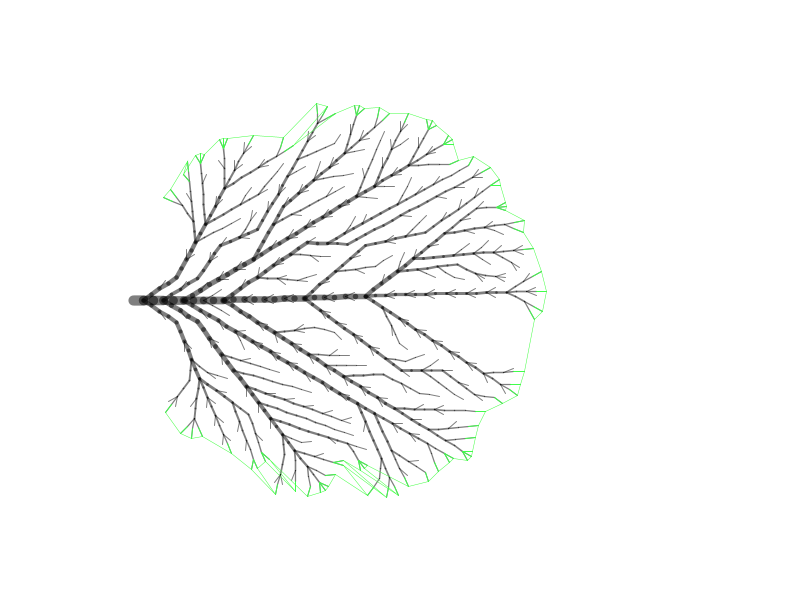
Frame 1 (no input)
Frame 60 (the mouse pressed at the canvas centre just before this capture): identical to frame 1, image omitted
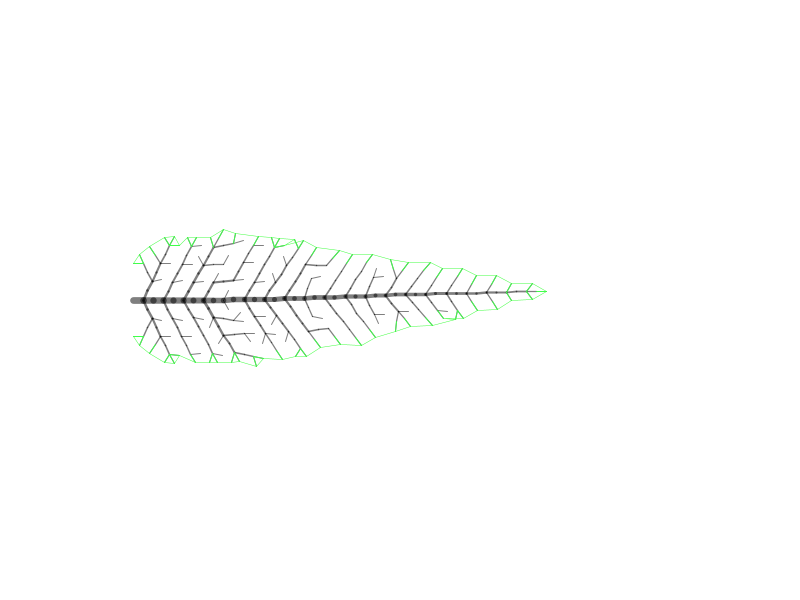
Frame 120 (the mouse held since frame 60 and released just before this capture)

The Processing sketch that drew these frames (run headless with seeded random() and noise(); from frame 60 on, the mouse is pressed at the canvas centre):

// Processing sketch: april_19
// ── april_19.pde
import java.util.*;

float symmetricRandom(float low, float high, float y) {
  return map(noise(y) + noise(-y), 0, 2, low, high);
}

enum ReasonStopped { 
  Expensive, Crowded
};

class Leaf {
  List<Small> world = new ArrayList();

  Small root;
  // outer boundary from last growth step
  List<Small> boundary = new ArrayList();
  // nodes without any children
  List<Small> terminalNodes = new ArrayList();

  float x, y, scale;

  Leaf(float x, float y, float scale) {
    this.x = x;
    this.y = y;
    this.scale = scale;
    root = new Small(new PVector(EXPAND_DIST, 0));
    root.distanceToRoot = 0;
    root.costToRoot = 0;
    boundary.add(root);
  }

  float TOO_CLOSE_DIST = 10;
  float EXPAND_DIST = TOO_CLOSE_DIST * 1.01;
  float MAX_PATH_COST = 400;
  float SIDEWAYS_COST_RATIO = 0.5;
  float SIDE_ANGLE = PI / 2 * 0.7; // past PI/2 doesn't make sense
  float SIDE_ANGLE_RANDOM = PI / 2 * 0.2;
  int DEPTH_STEPS_BEFORE_BRANCHING = 2;
  float TURN_TOWARDS_X_FACTOR = 0.0;
  float AVOID_NEIGHBOR_FORCE = 0;
  float randWiggle = 0.01;
  float BASE_DISINCENTIVE = 1000;
  float BASE_DIST_FALLOFF = 200;
  boolean growForwardBranch = true;


  class Small {
    PVector position;
    Small parent;
    List<Small> children;
    // number of ancestors in this subtree,
    // computed with computeWeight()
    int weight = -1;
    // cached sum of all offsets up to root
    float distanceToRoot;
    // similar to distance to root but make sideways movement more expensive
    float costToRoot;
    // number of parents away from root
    int depth = 0;
    boolean isTerminal = false;

    Small(PVector pos) {
      this.position = pos;
      this.children = new LinkedList();
      world.add(this);
    }

    void add(Small s) {
      s.parent = this;
      this.children.add(s);
      PVector sOffset = s.offset();
      float mag = sOffset.mag();
      s.distanceToRoot = this.distanceToRoot + mag;

      float cost = 0;
      // base cost of growth - offset units
      cost += dist(0, 0, sOffset.x, sOffset.y);

      // original cost function, offset units
      //cost += dist(0, 0, sOffset.x, sOffset.y * (1 + SIDEWAYS_COST_RATIO));

      // disincentivize growing too laterally - offset units
      cost += abs(sOffset.y * sOffset.y) * SIDEWAYS_COST_RATIO;

      // incentivize growing forward - offset units
      // cost -= log(1 + (sOffset.x / EXPAND_DIST) * 2); // careful about blowing out the cost here
      // cost -= min(0, sOffset.x / EXPAND_DIST * 1);

      // disincentivize getting too wide - position units
      // cost += abs(s.position.y) * 0.1;

      // super disincentivize growing too far, this is an exponential - position units
      // cost += s.distanceToRoot / 50;

      // disincentivize growing behind you - position units
      cost += exp(-s.position.x) * 0.01;

      // disincentivize growing laterally when you're too close to the base - position units
      // this makes nice elliptical shapes
      cost += BASE_DISINCENTIVE * s.position.y * s.position.y * 1 / (1 + s.position.x * s.position.x);

      // disincentivize growing laterally when you're too close to the base, but with much stronger falloff - position units
      // good parameters
      // cost += 1000 * s.position.y * s.position.y * 1 / (1 + exp(s.position.x * s.position.x / 200));
      // cost += BASE_DISINCENTIVE * s.position.y * s.position.y * 1 / (1 + exp(s.position.x * s.position.x / BASE_DIST_FALLOFF));

      // give an incentive for going over a specific point - position units
      // cost -= 1 / (1 + exp(30 - s.position.x));

      // incentivize middle distances to the root
      // cost -= 1000 / (1 + exp(pow(100 - s.distanceToRoot, 2)));


      // incentivize growing in the middle area
      // cost -= 

      s.costToRoot = this.costToRoot + cost;

      s.depth = this.depth + 1;
    }

    PVector offset() {
      if (this.parent != null) {
        return this.position.copy().sub(this.parent.position);
      } else {
        return this.position.copy();
      }
    }

    ReasonStopped reason;
    // attempt to grow outwards in your direction and to the side
    void branchOut() {
      if (isTerminal) {
        reason = ReasonStopped.Crowded;
        return;
      }
      PVector offset = this.offset();

      if (growForwardBranch || depth % DEPTH_STEPS_BEFORE_BRANCHING != 0) {
        PVector forwardOffset = offset.copy().setMag(EXPAND_DIST);
        // make offset go towards +x
        forwardOffset.x += (EXPAND_DIST - forwardOffset.x) * TURN_TOWARDS_X_FACTOR;
        forwardOffset.rotate(symmetricRandom(-randWiggle, randWiggle, this.position.y * 100));
        reason = maybeAddBranch(forwardOffset);
      }

      float rotAngle = SIDE_ANGLE + symmetricRandom(-SIDE_ANGLE_RANDOM, SIDE_ANGLE_RANDOM, this.position.y);
      if (depth % DEPTH_STEPS_BEFORE_BRANCHING == 0) {
        PVector positiveTurnOffset = offset.copy().setMag(EXPAND_DIST).rotate(rotAngle);
        maybeAddBranch(positiveTurnOffset);
      }
      if (depth % DEPTH_STEPS_BEFORE_BRANCHING == 0) {
        PVector negativeTurnOffset = offset.copy().setMag(EXPAND_DIST).rotate(-rotAngle);
        maybeAddBranch(negativeTurnOffset);
      }
    }

    ReasonStopped maybeAddBranch(PVector offset) {
      //// make offset go towards +x
      //offset.x += (EXPAND_DIST - offset.x) * TURN_TOWARDS_X_FACTOR;

      // offset.setMag(EXPAND_DIST);
      PVector childPosition = this.position.copy().add(offset);
      if (this.costToRoot > MAX_PATH_COST) {
        return ReasonStopped.Expensive;
      }
      boolean isTerminal = false;
      Small nearestNeighbor = null;
      float nearestNeighborDist = 1e10;
      PVector force = new PVector();
      for (Small s : world) {
        float dist = dist(s.position.x, s.position.y, childPosition.x, childPosition.y);

        PVector awayFromNeighborOffset = childPosition.copy().sub(s.position);
        float forceMag = -AVOID_NEIGHBOR_FORCE / dist;
        awayFromNeighborOffset.setMag(forceMag);
        force.add(awayFromNeighborOffset);

        if (dist < TOO_CLOSE_DIST && s.parent != this) {
          // we're too close, abort.
          return ReasonStopped.Crowded;

          //childPosition = s.position;
          // isTerminal = true;

          // avoid your neighbor a little bit
          //PVector awayFromNeighborOffset = childPosition.copy().sub(s.position).setMag(TOO_CLOSE_DIST);
          //// note - this can actually move you into a previous neighbor... just ignore that for now though
          //childPosition.add(awayFromNeighborOffset);
          //isTerminal = true;

          //float force = AVOID_NEIGHBOR_FORCE / nearestNeighborDist;
          //awayFromNeighborOffset.setMag(force);
          //offset.add(awayFromNeighborOffset);
          //offset.setMag(EXPAND_DIST);
          //// note - this can actually move you into another neighbor... just ignore that for now though
          //childPosition = this.position.copy().add(offset);


          //break;
        }
        if (dist < nearestNeighborDist) {
          nearestNeighborDist = dist;
          nearestNeighbor = s;
        }
      }
      
      // note - this can actually move you into another neighbor... just ignore that for now though
      offset.add(force);
      offset.setMag(EXPAND_DIST);
      childPosition = this.position.copy().add(offset);
      
      //if (nearestNeighbor != null) {
      //  // one last step - avoid your neighbor a little bit
      //  PVector awayFromNeighborOffset = childPosition.copy().sub(nearestNeighbor.position);
      //  float force = AVOID_NEIGHBOR_FORCE / nearestNeighborDist;
      //  awayFromNeighborOffset.setMag(force);
      //  offset.add(awayFromNeighborOffset);
      //  offset.setMag(EXPAND_DIST);
      //  // note - this can actually move you into another neighbor... just ignore that for now though
      //  childPosition = this.position.copy().add(offset);
      //}

      // we're not too close! put one here
      Small newSmall = new Small(childPosition);
      newSmall.isTerminal = isTerminal;
      this.add(newSmall);
      return null;
    }

    void draw() {
      if (this.parent != null) {
        line(this.parent.position.x, this.parent.position.y, this.position.x, this.position.y);
      } else {
        line(0, 0, this.position.x, this.position.y);
      }
    }

    void computeWeight() {
      if (this.weight == -1) {
        int weight = 1;
        for (Small s : this.children) {
          s.computeWeight();
          weight += s.weight;
        }
        this.weight = weight;
      }
    }
  }

  void computeWeights() {
    for (Small s : world) {
      s.weight = -1;
    }
    root.computeWeight();
    // start from the boundaries and work backwards
    //Set<Small> level = new HashSet();
    //// level.addAll(boundary);
    //level.addAll(terminalNodes);
    //while (level.size() > 0) {
    //  Set<Small> newLevel = new HashSet();
    //  for (Small s : level) {
    //    if (s.parent != null) {
    //      s.parent.weight += s.weight;
    //      newLevel.add(s.parent);
    //    }
    //  }
    //  level = newLevel;
    //}
  }

  boolean finished = false;
  void expandBoundary() {
    if (finished) {
      return;
    }
    List<Small> newBoundary = new ArrayList();
    for (Small s : boundary) {
      s.branchOut();
      newBoundary.addAll(s.children);
    }
    if (newBoundary.size() == 0) {
      finished = true;
    }
    //world.addAll(newBoundary);

    for (Small s : boundary) {
      if (s.children.size() == 0) {
        terminalNodes.add(s);
      }
    }
    boundary = newBoundary;
    
    //for (Small s : world) {
    //  if (s.children.size() == 0) {
    //    terminalNodes.add(s);
    //  }
    //}
    computeWeights();
  }

  void draw() {
    pushMatrix();
    translate(x, y);
    textSize(14 / scale);
    scale(scale);
    drawWorld();
    popMatrix();
  }

  void drawWorld() {
    for (Small s : world) {
      //strokeWeight(log(1 + s.weight / 3));
      strokeWeight(pow(s.weight, 1f / 3));
      stroke(0, 128);
      s.draw();
      fill(0, 64);
      //text(int(100 * (s.costToRoot / MAX_PATH_COST)), s.position.x, s.position.y);

      //text(s.weight, s.position.x, s.position.y);
      textAlign(BOTTOM, RIGHT);
    }
    for (Small s : terminalNodes) {
      if (s.reason == ReasonStopped.Expensive) {
        strokeWeight(1);
        stroke(64, 255, 75);
        s.draw();
      }
    }
    drawBoundary();
  }

  void drawBoundary() {
    stroke(64, 255, 64);
    strokeWeight(0.5);
    noFill();
    beginShape();
    // vertex(root.position.x, root.position.y);
    Collections.sort(terminalNodes, new Comparator() {
      public int compare(Object obj1, Object obj2) {
        Small s1 = (Small)obj1;
        Small s2 = (Small)obj2;
        return Float.compare(atan2(s1.position.y, s1.position.x), atan2(s2.position.y, s2.position.x));
      }
    });
    for (Small s : terminalNodes) {
      if (s.reason == ReasonStopped.Expensive) {
        vertex(s.position.x, s.position.y);
      }
    }
    endShape();
  }
}

Leaf[] leaves;

boolean liveMorph = true;

void setup() {
  size(800, 600);
  initLeafSingle();
  //initLeafGrid();
}

void initLeafSingle() {
  leaves = new Leaf[1];
  leaves[0] = new Leaf(width/6, height/2, 1.0);
}

void initLeafGrid() {
  int gridHeight = 10;
  int gridWidth = 5;
  leaves = new Leaf[gridWidth * gridHeight];
  for (int i = 0; i < leaves.length; i++) {
    float x = i % gridWidth + 0.5;
    float y = i / gridWidth + 0.5;
    Leaf leaf = new Leaf(
      map(x, 0, gridWidth, 0, width), 
      map(y, 0, gridHeight, 0, height), 
      0.5
      );
    //leaf.MAX_PATH_COST = 150;
    // leaf.AVOID_NEIGHBOR_FORCE = map(y, 0, gridHeight, 0, 0);
    // leaf.DEPTH_STEPS_BEFORE_BRANCHING = (int)map(x, 0, gridWidth, 1, 5);
    // leaf.SIDE_ANGLE = map(x, 0, gridWidth, PI / 8, PI / 2);
    // leaf.SIDEWAYS_COST_RATIO = map(y, 0, gridHeight, 0.0, 0.2);
    // leaf.TURN_TOWARDS_X_FACTOR = map(y, 0, gridHeight, 0.01, 1.0);
    leaf.BASE_DISINCENTIVE = pow(10, map(x, 0, gridWidth, 0, 5));
    leaf.BASE_DIST_FALLOFF = pow(5, map(y, 0, gridHeight, 0, 5));
    leaves[i] = leaf;
  }
}

void mousePressed() {
  if (!liveMorph) {
    if (mouseButton == LEFT) {
      for (Leaf l : leaves) {
        l.expandBoundary();
      }
    }
  }
}

void draw() {
  background(255);
  if (mousePressed && mouseButton == RIGHT) {
    translate(-mouseX, -mouseY);
    scale(2);
  }
  // translate(0, height / 2);
  // scale(0.5, 0.5);
  if (liveMorph) {
    initLeafSingle();
    // leaves[0].SIDE_ANGLE = map(sin(millis() / 3000f), -1, 1, PI / 6, PI/2);
    // leaves[0].BASE_DISINCENTIVE = pow(10, map(cos(millis() / 450f), -1, 1, 0, 3));
    leaves[0].BASE_DISINCENTIVE = 10;
    leaves[0].SIDEWAYS_COST_RATIO = map(mouseX, 0, width, 0, 1);
    leaves[0].SIDE_ANGLE = map(mouseY, 0, height, PI/6, PI/2);
    
    // leaves[0].TURN_TOWARDS_X_FACTOR = map(mouseY, 0, height, 0, 1);
    for (int i = 0; i < 100; i++) {
      leaves[0].expandBoundary();
    }
  }
  for (Leaf l : leaves) {
    //l.expandBoundary();
    l.draw();
  }
  println(frameRate);
}
